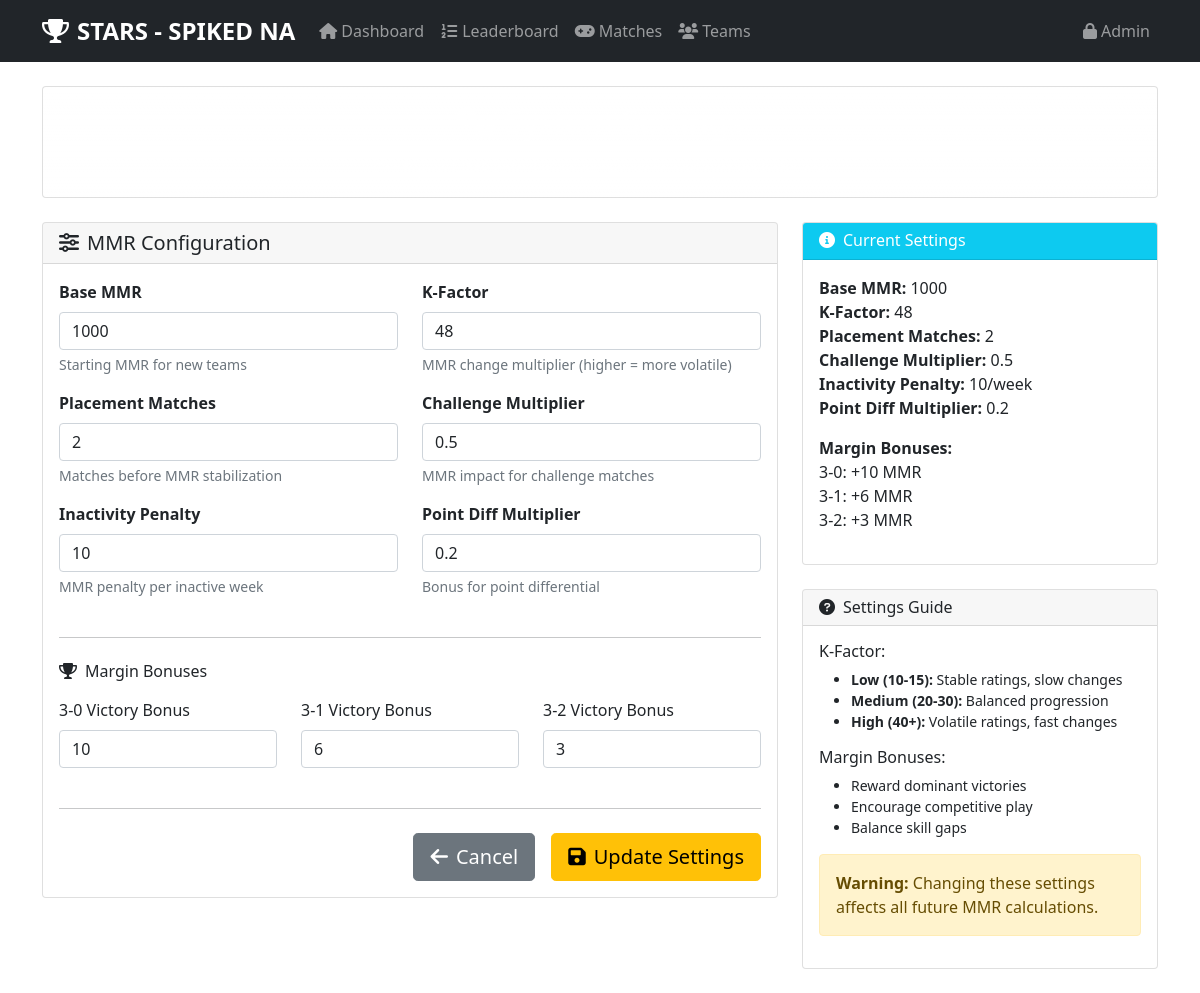
The app's page /system_settings (signed in) with its own data.
### mmr_system.py (models this page shows)
class MMRConfigModel(Base):
    __tablename__ = 'mmr_config'
    id = Column(Integer, primary_key=True, autoincrement=True)
    base_mmr = Column(Integer, default=BASE_MMR)
    placement_matches = Column(Integer, default=PLACEMENT_MATCHES)
    k_factor = Column(Integer, default=K_FACTOR)
    challenge_multiplier = Column(Float, default=CHALLENGE_MULTIPLIER)
    inactivity_penalty = Column(Integer, default=INACTIVITY_PENALTY)
    margin_bonus = Column(JSON, default={"3_0": 5, "3_1": 3, "3_2": 1})
    point_diff_multiplier = Column(Float, default=POINT_DIFF_MULTIPLIER)
    updated_at = Column(String, default=lambda: datetime.utcnow().isoformat())
    __table_args__ = (
        Index('ix_mmr_config_singleton', 'id'),
    )

### web_interface.py (the view, shortened to what this page needs)
@app.route('/system_settings', methods=['GET', 'POST'])
@admin_required
def system_settings():
    cfg = mmr_system.get_mmr_config()
    return render_template('system_settings.html', config=cfg)

### web_interface.py (called while the page is built)
@app.context_processor
def inject_helpers():
    return {"contrast_text_color": _contrast_text_color}

def admin_required(f):
    @wraps(f)
    def decorated_function(*args, **kwargs):
        if not session.get('admin_logged_in'):
            flash('Admin access required. Please log in.', 'error')
            return redirect(url_for('admin_login'))
        return f(*args, **kwargs)
    return decorated_function

### templates/system_settings.html (shortened to what this page needs)
{% extends "base.html" %}
{% block content %}
<div class="row">
    <div class="col-12 mb-4">
        <div class="card bg-gradient text-white" style="background: linear-gradient(45deg, #ffc107 0%, #fd7e14 100%);">
            <div class="card-body text-center">
                <h2 class="card-title mb-3">
                    <i class="fas fa-cogs me-2"></i>System Settings
                </h2>
                <p class="mb-0">Configure MMR calculation parameters and system behavior</p>
            </div>
        </div>
    </div>
</div>
<div class="row">
    <div class="col-lg-8">
        <div class="card">
            <div class="card-header">
                <h5 class="mb-0">
                    <i class="fas fa-sliders-h me-2"></i>MMR Configuration
                </h5>
            </div>
            <div class="card-body">
                <form method="POST" action="{{ url_for('update_system_settings') }}">
                    <div class="row">
                        <div class="col-md-6">
                            <div class="mb-3">
                                <label for="base_mmr" class="form-label">
                                    <strong>Base MMR</strong>
                                </label>
                                <input type="number"
                                       class="form-control"
                                       id="base_mmr"
                                       name="base_mmr"
                                       value="{{ config['BASE_MMR'] }}"
                                       min="0"
                                       required>
                                <div class="form-text">Starting MMR for new teams</div>
                            </div>
                        </div>
                        <div class="col-md-6">
                            <div class="mb-3">
                                <label for="k_factor" class="form-label">
                                    <strong>K-Factor</strong>
                                </label>
                                <input type="number"
                                       class="form-control"
                                       id="k_factor"
                                       name="k_factor"
                                       value="{{ config['K_FACTOR'] }}"
                                       min="1"
                                       max="100"
                                       required>
                                <div class="form-text">MMR change multiplier (higher = more volatile)</div>
                            </div>
                        </div>
                    </div>
                    <div class="row">
                        <div class="col-md-6">
                            <div class="mb-3">
                                <label for="placement_matches" class="form-label">
                                    <strong>Placement Matches</strong>
                                </label>
                                <input type="number"
                                       class="form-control"
                                       id="placement_matches"
                                       name="placement_matches"
                                       value="{{ config['PLACEMENT_MATCHES'] }}"
                                       min="0"
                                       max="10"
                                       required>
                                <div class="form-text">Matches before MMR stabilization</div>
                            </div>
                        </div>
                        <div class="col-md-6">
                            <div class="mb-3">
                                <label for="challenge_multiplier" class="form-label">
                                    <strong>Challenge Multiplier</strong>
                                </label>
                                <input type="number"
                                       class="form-control"
                                       id="challenge_multiplier"
                                       name="challenge_multiplier"
                                       value="{{ config['CHALLENGE_MULTIPLIER'] }}"
                                       min="0.1"
                                       max="2.0"
                                       step="0.1"
                                       required>
                                <div class="form-text">MMR impact for challenge matches</div>
                            </div>
                        </div>
                    </div>
                    <div class="row">
                        <div class="col-md-6">
                            <div class="mb-3">
                                <label for="inactivity_penalty" class="form-label">
                                    <strong>Inactivity Penalty</strong>
                                </label>
                                <input type="number"
                                       class="form-control"
                                       id="inactivity_penalty"
                                       name="inactivity_penalty"
                                       value="{{ config['INACTIVITY_PENALTY'] }}"
                                       min="0"
                                       max="50"
                                       required>
                                <div class="form-text">MMR penalty per inactive week</div>
                            </div>
                        </div>
                        <div class="col-md-6">
                            <div class="mb-3">
                                <label for="point_diff_multiplier" class="form-label">
                                    <strong>Point Diff Multiplier</strong>
                                </label>
                                <input type="number"
                                       class="form-control"
                                       id="point_diff_multiplier"
                                       name="point_diff_multiplier"
                                       value="{{ config['POINT_DIFF_MULTIPLIER'] }}"
                                       min="0.01"
                                       max="1.0"
                                       step="0.01"
                                       required>
                                <div class="form-text">Bonus for point differential</div>
                            </div>
                        </div>
                    </div>
                    <hr class="my-4">
                    <h6 class="mb-3">
                        <i class="fas fa-trophy me-2"></i>Margin Bonuses
                    </h6>
                    <div class="row">
                        <div class="col-md-4">
                            <div class="mb-3">
                                <label for="margin_3_0" class="form-label">3-0 Victory Bonus</label>
                                <input type="number"
                                       class="form-control"
                                       id="margin_3_0"
                                       name="margin_3_0"
                                       value="{{ config['MARGIN_BONUS']['3_0'] }}"
                                       min="0"
                                       max="20"
                                       required>
                            </div>
                        </div>
                        <div class="col-md-4">
                            <div class="mb-3">
                                <label for="margin_3_1" class="form-label">3-1 Victory Bonus</label>
                                <input type="number"
                                       class="form-control"
                                       id="margin_3_1"
                                       name="margin_3_1"
                                       value="{{ config['MARGIN_BONUS']['3_1'] }}"
                                       min="0"
                                       max="20"
                                       required>
                            </div>
                        </div>
                        <div class="col-md-4">
                            <div class="mb-3">
                                <label for="margin_3_2" class="form-label">3-2 Victory Bonus</label>
                                <input type="number"
                                       class="form-control"
                                       id="margin_3_2"
                                       name="margin_3_2"
                                       value="{{ config['MARGIN_BONUS']['3_2'] }}"
                                       min="0"
                                       max="20"
                                       required>
                            </div>
                        </div>
                    </div>
                    <hr class="my-4">
                    <div class="d-grid gap-2 d-md-flex justify-content-md-end">
                        <a href="{{ url_for('admin_panel') }}" class="btn btn-secondary btn-lg me-md-2">
                            <i class="fas fa-arrow-left me-2"></i>Cancel
                        </a>
                        <button type="submit" class="btn btn-warning btn-lg">
                            <i class="fas fa-save me-2"></i>Update Settings
                        </button>
                    </div>
                </form>
            </div>
        </div>
    </div>
    <div class="col-lg-4">
        <div class="card mb-4">
            <div class="card-header bg-info text-white">
                <h6 class="mb-0">
                    <i class="fas fa-info-circle me-2"></i>Current Settings
                </h6>
            </div>
            <div class="card-body">
                <div class="mb-3">
                    <strong>Base MMR:</strong> {{ config['BASE_MMR'] }}<br>
                    <strong>K-Factor:</strong> {{ config['K_FACTOR'] }}<br>
                    <strong>Placement Matches:</strong> {{ config['PLACEMENT_MATCHES'] }}<br>
                    <strong>Challenge Multiplier:</strong> {{ config['CHALLENGE_MULTIPLIER'] }}<br>
                    <strong>Inactivity Penalty:</strong> {{ config['INACTIVITY_PENALTY'] }}/week<br>
                    <strong>Point Diff Multiplier:</strong> {{ config['POINT_DIFF_MULTIPLIER'] }}
                </div>
                <div class="mb-3">
                    <strong>Margin Bonuses:</strong><br>
                    3-0: +{{ config['MARGIN_BONUS']['3_0'] }} MMR<br>
                    3-1: +{{ config['MARGIN_BONUS']['3_1'] }} MMR<br>
                    3-2: +{{ config['MARGIN_BONUS']['3_2'] }} MMR
                </div>
            </div>
        </div>
        <div class="card">
            <div class="card-header">
                <h6 class="mb-0">
                    <i class="fas fa-question-circle me-2"></i>Settings Guide
                </h6>
            </div>
            <div class="card-body">
                <h6>K-Factor:</h6>
                <ul class="small">
                    <li><strong>Low (10-15):</strong> Stable ratings, slow changes</li>
                    <li><strong>Medium (20-30):</strong> Balanced progression</li>
                    <li><strong>High (40+):</strong> Volatile ratings, fast changes</li>
                </ul>
                <h6>Margin Bonuses:</h6>
                <ul class="small">
                    <li>Reward dominant victories</li>
                    <li>Encourage competitive play</li>
                    <li>Balance skill gaps</li>
                </ul>
                <div class="alert alert-warning mt-3">
                    <strong>Warning:</strong> Changing these settings affects all future MMR calculations.
                </div>
            </div>
        </div>
    </div>
</div>
{% endblock %}

### templates/base.html (shortened to what this page needs)
<!DOCTYPE html>
<html lang="en">
<head>
    <link href="https://cdn.jsdelivr.net/npm/bootstrap@5.1.3/dist/css/bootstrap.min.css" rel="stylesheet">
    <link href="https://cdnjs.cloudflare.com/ajax/libs/font-awesome/6.0.0/css/all.min.css" rel="stylesheet">
</head>
<body>
    <nav class="navbar navbar-expand-lg navbar-dark bg-dark">
        <div class="container">
            <a class="navbar-brand" href="{{ url_for('index') }}">
                <i class="fas fa-trophy me-2"></i>STARS - SPIKED NA
            </a>
            <div class="collapse navbar-collapse" id="navbarNav">
                <ul class="navbar-nav me-auto">
                    <li class="nav-item">
                        <a class="nav-link" href="{{ url_for('index') }}">
                            <i class="fas fa-home me-1"></i>Dashboard
                        </a>
                    </li>
                    <li class="nav-item">
                        <a class="nav-link" href="{{ url_for('leaderboard') }}">
                            <i class="fas fa-list-ol me-1"></i>Leaderboard
                        </a>
                    </li>
                    <li class="nav-item">
                        <a class="nav-link" href="{{ url_for('matches') }}">
                            <i class="fas fa-gamepad me-1"></i>Matches
                        </a>
                    </li>
                    <li class="nav-item">
                        <a class="nav-link" href="{{ url_for('teams') }}">
                            <i class="fas fa-users me-1"></i>Teams
                        </a>
                    </li>
                </ul>
                <ul class="navbar-nav">
                    <li class="nav-item">
                        <a class="nav-link" href="{{ url_for('admin_login') }}">
                            <i class="fas fa-lock me-1"></i>Admin
                        </a>
                    </li>
                </ul>
            </div>
        </div>
    </nav>
    <main class="container my-4">
        {% block content %}{% endblock %}
    </main>
</body>
</html>

### templates/base.html (style rules this page uses)
.navbar-brand { font-weight: bold; font-size: 1.5rem; }

### records on screen
MMRConfigModel: base_mmr "1000", challenge_multiplier "0.5", point_diff_multiplier "0.2", BASE_MMR "1000", CHALLENGE_MULTIPLIER "0.5", POINT_DIFF_MULTIPLIER "0.2"

### other values on screen
{{ config['K_FACTOR'] }} "48"
{{ config['PLACEMENT_MATCHES'] }} "2"
{{ config['INACTIVITY_PENALTY'] }} "10"
{{ config['MARGIN_BONUS']['3_0'] }} "10"
{{ config['MARGIN_BONUS']['3_1'] }} "6"
{{ config['MARGIN_BONUS']['3_2'] }} "3"
